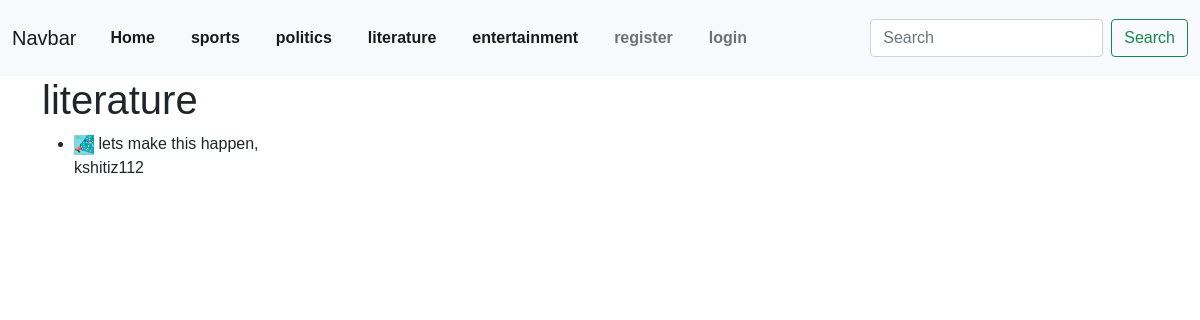
Page /category/literature on the earlier database version.
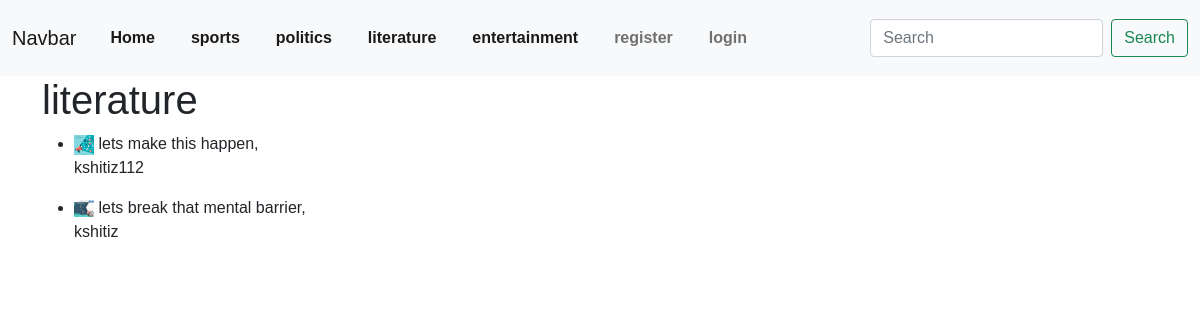
Same page on the later database version.
### mypost/models.py (models this page shows, shortened)
class category(models.Model):
    name= models.CharField(max_length=255)
    def __str__(self):
        return (self.name)

class post(models.Model):
    title= models.CharField(max_length=255)
    author=models.ForeignKey(User,on_delete=models.CASCADE)
    content=models.TextField()
    Category = models.CharField(max_length=255)
    image= models.ImageField(null=True,blank=True, upload_to = "images/")
    post_date= models.DateTimeField(auto_now_add=True)

### mypost/views.py (the view)
# urls.py: path("category/<str:cats>",categoryview, name="category"),
def categoryview(request,cats):
    category_post= post.objects.filter(Category= cats)
    cat_menu= category.objects.all()
    return render(request,"category.html",{"cats":cats,"category_post": category_post, 'cat_menu':cat_menu})

### mypost/templates/category.html
{% extends "base.html" %}
{% block content %}
<h1>{{cats}}</h1>
{% for post in category_post %}
<ul>
    <li>
        {% if post.image %}
      <img src="  {{post.image.url}}" width="20px;">
      {% endif  %}
{{post.title}},<br>
{{post.author}}
</li>
</ul>
{% endfor %}
{% endblock %}

### mypost/templates/base.html (shortened to what this page needs)
{% load static %}
<!doctype html>
<html lang="en">
  <head>
    <link href="https://cdn.jsdelivr.net/npm/bootstrap@5.0.2/dist/css/bootstrap.min.css" rel="stylesheet">
    <link rel="stylesheet" type="text/css" href= "{% static 'css/style.css' %}">
  </head>
  <body>
    <nav class="navbar navbar-expand-lg navbar-light bg-light">
      <div class="container-fluid">
        <a class="navbar-brand" href="#">Navbar</a>
        <div class="collapse navbar-collapse" id="navbarSupportedContent">
          <ul class="navbar-nav me-auto mb-2 mb-lg-0">
            <li class="nav-item">
              <a class="nav-link active" aria-current="page" href="{% url 'home' %}">Home</a>
            </li>
            {% for items in cat_menu %}
            <li class="nav-item">
              <a class="nav-link active" aria-current="page" href="{% url 'category' items %}">{{items}}</a>
            </li>
              {% endfor%}
            {% if user.is_authenticated %}
            <li class="nav-item">
              <a class="nav-link" href="{% url 'article-create' %}">createpost</a>
            </li>
            {% else %}
            <li class="nav-item">
              <a class="nav-link " href="{% url 'register' %}" tabindex="-1" aria-disabled="true">register</a>
            </li>
            <li class="nav-item">
              <a class="nav-link " href="{% url 'login' %}" tabindex="-1" aria-disabled="true">login</a>
            </li>
            {% endif %}
          </ul>
          <form class="d-flex" method= POST action="{% url 'search'  %}">
            <input class="form-control me-2" type="search" placeholder="Search" aria-label="Search" name="searched">            <button class="btn btn-outline-success" type="submit">Search</button>
          </form>
        </div>
      </div>
    </nav>
    <div class="container">
    {% block content%}
    {% endblock %}
    </div>
  </body>
</html>

### mypost/static/css/style.css (style rules this page uses)
body { font-family: Arial, Helvetica, sans-serif; }
nav { background-color: #cc9215; }
nav ul li { display: inline-block; padding: 10px; }
nav ul li a { text-decoration: none; font-weight: 700; }

Differences in the rows shown:
added post: image (picture), title "lets break that mental barrier", author "kshitiz"
